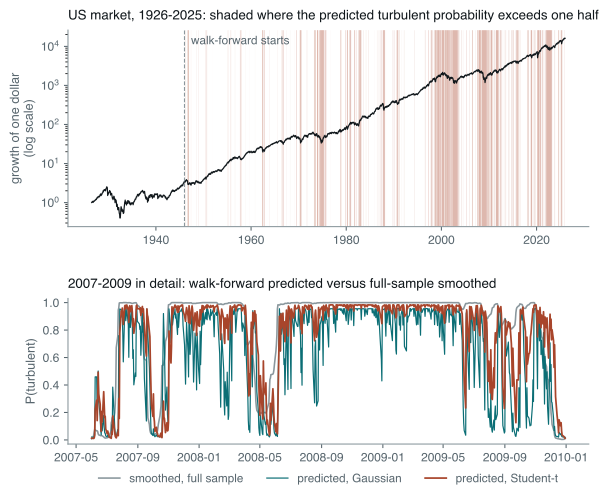

Python code for this plot:
# A hidden Markov model fitted to a century of US daily equity returns, the way
# it would have been fitted in real time: expanding-window refits once a year,
# states identified by volatility inside each fit, and only the predicted state
# probability xi(t|t-1) used for anything. Prints every number quoted in the
# worked example of market_regimes.md and draws the figure.
#
# Data are the daily value-weighted US market return from the Kenneth French
# data library, downloaded (and cached in the system temp directory) rather than
# committed, and pinned to end in December 2025 so the printed tables are stable.
#
# The forward and backward recursions are computed as prefix products of K x K
# matrices with a log-depth scan, which keeps a numpy-only EM fast enough to
# refit two models eighty times over 26,000 days (a few minutes in total).
#
# Run standalone:  uv run --no-project --with matplotlib python <path>

import io
import math
import os
import tempfile
import urllib.request
import zipfile

os.environ.setdefault("SOURCE_DATE_EPOCH", "1735689600")

import matplotlib

matplotlib.use("Agg")
matplotlib.rcParams["svg.fonttype"] = "path"
matplotlib.rcParams["svg.hashsalt"] = "regime-hmm-worked"
matplotlib.rcParams["font.family"] = ["Helvetica", "Arial", "DejaVu Sans"]

from pathlib import Path

import matplotlib.dates as mdates
import matplotlib.pyplot as plt
import numpy as np

INK = "#10171B"
MUTED = "#58666E"
TEAL = "#0B6E75"
RUST = "#A8452B"
GREY = "#8A979D"
FAINT = "#DCE4E6"

A = 252
BASE = "https://mba.tuck.dartmouth.edu/pages/faculty/ken.french/ftp/"
FILE = "F-F_Research_Data_Factors_daily_CSV.zip"
END = 20251231
CACHE = Path(tempfile.gettempdir()) / "quant_research_french"
FIRST_OOS_YEAR = 1946
SEED = 20261010
NU_GRID = np.exp(np.linspace(np.log(2.2), np.log(60.0), 48))
SIGMA_FLOOR = 1e-4
EWMA_LAMBDA = 0.94
TARGET_VOL = 0.15 / math.sqrt(A)
MAX_LEVERAGE = 2.0


def load() -> tuple[np.ndarray, np.ndarray, np.ndarray]:
    """Dates, total market return, and market excess return, daily, in decimals."""
    CACHE.mkdir(exist_ok=True)
    path = CACHE / FILE
    if not path.exists():
        with urllib.request.urlopen(BASE + FILE, timeout=60) as r:
            path.write_bytes(r.read())
    with zipfile.ZipFile(path) as z:
        text = z.read(z.namelist()[0]).decode("latin-1")
    dates, mkt, rf, started = [], [], [], False
    for line in io.StringIO(text).read().splitlines():
        cells = [c.strip() for c in line.split(",")]
        if not started:
            started = len(cells) > 1 and cells[0] == "" and cells[1] == "Mkt-RF"
            continue
        if not cells[0].isdigit() or len(cells[0]) != 8 or int(cells[0]) > END:
            break
        dates.append(int(cells[0]))
        mkt.append(float(cells[1]) / 100)
        rf.append(float(cells[4]) / 100)
    excess = np.array(mkt)
    total = excess + np.array(rf)
    return np.array(dates), total, excess


# ---------------------------------------------------------------------------
# Emissions


LGAMMA = np.frompyfunc(math.lgamma, 1, 1)


def t_const(nu: np.ndarray) -> np.ndarray:
    nu = np.asarray(nu, dtype=float)
    lg = np.asarray(LGAMMA((nu + 1) / 2), dtype=float) - np.asarray(LGAMMA(nu / 2), dtype=float)
    return lg - 0.5 * np.log(nu * np.pi)


def log_emission(r: np.ndarray, mu: np.ndarray, sig: np.ndarray, nu: np.ndarray | None) -> np.ndarray:
    z = (r[:, None] - mu[None, :]) / sig[None, :]
    if nu is None:
        return -0.5 * z * z - np.log(sig)[None, :] - 0.5 * math.log(2 * math.pi)
    return t_const(nu)[None, :] - np.log(sig)[None, :] - 0.5 * (nu[None, :] + 1) * np.log1p(z * z / nu[None, :])


# ---------------------------------------------------------------------------
# Forward-backward by prefix products


def scan(M: np.ndarray) -> np.ndarray:
    """R[t] = M[t] @ M[t-1] @ ... @ M[0], each rescaled to a maximum entry of one."""
    R = M / M.max(axis=(1, 2), keepdims=True)
    d = 1
    while d < len(R):
        new = R.copy()
        new[d:] = R[d:] @ R[:-d]
        new[d:] /= new[d:].max(axis=(1, 2), keepdims=True)
        R = new
        d *= 2
    return R


def forward(logB: np.ndarray, P: np.ndarray, delta: np.ndarray) -> tuple[np.ndarray, np.ndarray, float]:
    """Filtered xi(t|t), predicted xi(t|t-1), and the log-likelihood."""
    m = logB.max(axis=1, keepdims=True)
    B = np.exp(logB - m)
    M = B[:, :, None] * P.T[None, :, :]
    M[0] = np.diag(B[0])
    alpha = scan(M) @ delta
    alpha /= alpha.sum(axis=1, keepdims=True)
    pred = np.vstack([delta, alpha[:-1] @ P])
    c = (pred * B).sum(axis=1)
    return alpha, pred, float(np.sum(np.log(c) + m[:, 0]))


def backward(logB: np.ndarray, P: np.ndarray) -> np.ndarray:
    B = np.exp(logB - logB.max(axis=1, keepdims=True))
    N = P[None, :, :] * B[1:, None, :]
    beta = (scan(N[::-1]) @ np.ones(len(P)))[::-1]
    beta = np.vstack([beta, np.ones(len(P))])
    return beta / beta.sum(axis=1, keepdims=True)


# ---------------------------------------------------------------------------
# EM


def init_params(r: np.ndarray, K: int, student: bool, rng: np.random.Generator) -> dict:
    q = np.quantile(np.abs(r - r.mean()), np.linspace(0.25, 0.85, K)) * 1.25
    return {
        "mu": rng.normal(r.mean(), r.std() * 0.05, K),
        "sig": np.sort(np.maximum(q * (1 + 0.15 * rng.standard_normal(K)), SIGMA_FLOOR)),
        "nu": np.full(K, 6.0) if student else None,
        "P": np.full((K, K), 0.04 / (K - 1)) + np.eye(K) * (0.96 - 0.04 / (K - 1)),
        "delta": np.full(K, 1.0 / K),
    }


def em(r: np.ndarray, p: dict, max_iter: int = 400, tol: float = 1e-8) -> tuple[dict, float]:
    p = {k: (None if v is None else np.array(v, dtype=float)) for k, v in p.items()}
    student = p["nu"] is not None
    prev = -np.inf
    for _ in range(max_iter):
        logB = log_emission(r, p["mu"], p["sig"], p["nu"])
        alpha, pred, ll = forward(logB, p["P"], p["delta"])
        beta = backward(logB, p["P"])
        gamma = alpha * beta
        gamma /= gamma.sum(axis=1, keepdims=True)
        B = np.exp(logB - logB.max(axis=1, keepdims=True))
        xi = alpha[:-1, :, None] * p["P"][None, :, :] * (B[1:] * beta[1:])[:, None, :]
        xi /= xi.sum(axis=(1, 2), keepdims=True)
        counts = xi.sum(axis=0)
        p["P"] = counts / counts.sum(axis=1, keepdims=True)
        p["delta"] = gamma[0]
        w = gamma.sum(axis=0)
        if student:
            z2 = ((r[:, None] - p["mu"]) / p["sig"]) ** 2
            u = (p["nu"] + 1) / (p["nu"] + z2)
            p["mu"] = (gamma * u * r[:, None]).sum(axis=0) / (gamma * u).sum(axis=0)
            var = (gamma * u * (r[:, None] - p["mu"]) ** 2).sum(axis=0) / w
            p["sig"] = np.maximum(np.sqrt(var), SIGMA_FLOOR)
            z2 = ((r[:, None] - p["mu"]) / p["sig"]) ** 2
            for k in range(len(w)):
                obj = [np.sum(gamma[:, k] * (t_const(nu) - 0.5 * (nu + 1) * np.log1p(z2[:, k] / nu))) for nu in NU_GRID]
                p["nu"][k] = NU_GRID[int(np.argmax(obj))]
        else:
            p["mu"] = (gamma * r[:, None]).sum(axis=0) / w
            var = (gamma * (r[:, None] - p["mu"]) ** 2).sum(axis=0) / w
            p["sig"] = np.maximum(np.sqrt(var), SIGMA_FLOOR)
        if ll - prev < tol * abs(prev):
            break
        prev = ll
    o = np.argsort(p["sig"])  # identify states by volatility, inside every fit
    p = {
        "mu": p["mu"][o],
        "sig": p["sig"][o],
        "nu": None if p["nu"] is None else p["nu"][o],
        "P": p["P"][np.ix_(o, o)],
        "delta": p["delta"][o],
    }
    logB = log_emission(r, p["mu"], p["sig"], p["nu"])
    return p, forward(logB, p["P"], p["delta"])[2]


def fit(r: np.ndarray, K: int, student: bool, rng: np.random.Generator, starts: int = 8, warm: dict | None = None):
    candidates = [init_params(r, K, student, rng) for _ in range(starts)]
    if warm is not None:
        candidates.insert(0, warm)
    best = None
    for c in candidates:
        p, ll = em(r, c)
        if best is None or ll > best[1]:
            best = (p, ll)
    return best


# ---------------------------------------------------------------------------
# Summaries


def n_params(K: int, student: bool) -> int:
    return K * (3 if student else 2) + K * (K - 1)


def stationary(P: np.ndarray) -> np.ndarray:
    w, v = np.linalg.eig(P.T)
    pi = np.real(v[:, np.argmin(np.abs(w - 1))])
    return pi / pi.sum()


def describe(label: str, p: dict, ll: float, T: int, student: bool) -> None:
    K = len(p["sig"])
    ev = np.sort(np.abs(np.linalg.eigvals(p["P"])))[::-1]
    lam2 = ev[1]
    bic = -2 * ll + n_params(K, student) * math.log(T)
    pi = stationary(p["P"])
    print(
        f"\n  {label}: loglik {ll:,.1f}   BIC {bic:,.1f}   |lambda2| {lam2:.4f}   half-life {math.log(2) / -math.log(lam2):.1f} days"
    )
    for k in range(K):
        sd = p["sig"][k] * (math.sqrt(p["nu"][k] / (p["nu"][k] - 2)) if student and p["nu"][k] > 2 else 1.0)
        extra = f"   nu {p['nu'][k]:5.1f}" if student else ""
        print(
            f"    state {k}: ann. vol {100 * sd * math.sqrt(A):5.1f}%   ann. mean {100 * p['mu'][k] * A:+6.1f}%"
            f"   p_kk {p['P'][k, k]:.4f}   expected spell {1 / (1 - p['P'][k, k]):6.1f} days"
            f"   occupancy {100 * pi[k]:4.1f}%{extra}"
        )


def predictive_moments(pred: np.ndarray, p: dict) -> tuple[np.ndarray, np.ndarray]:
    var_k = p["sig"] ** 2 * (p["nu"] / (p["nu"] - 2) if p["nu"] is not None else 1.0)
    mean = pred @ p["mu"]
    var = pred @ var_k + pred @ (p["mu"] ** 2) - mean**2
    return mean, var


def newey_west_se(x: np.ndarray, lags: int = 20) -> float:
    x = x - x.mean()
    n = len(x)
    s = x @ x / n
    for j in range(1, lags + 1):
        s += 2 * (1 - j / (lags + 1)) * (x[j:] @ x[:-j]) / n
    return math.sqrt(s / n)


def strategy(w: np.ndarray, excess: np.ndarray) -> dict:
    pnl = w * excess
    ann = pnl.mean() * A
    vol = pnl.std() * math.sqrt(A)
    wealth = np.cumsum(np.log1p(pnl))
    dd = np.max(np.maximum.accumulate(wealth) - wealth)
    return {
        "ret": ann,
        "vol": vol,
        "sharpe": ann / vol,
        "maxdd": 1 - math.exp(-dd),
        "turnover": np.abs(np.diff(w)).mean() * A,
        "lev": w.mean(),
    }


def switches_per_year(prob: np.ndarray) -> float:
    s = prob > 0.5
    return np.count_nonzero(s[1:] != s[:-1]) / (len(s) / A)


# ---------------------------------------------------------------------------


def walk_forward(r: np.ndarray, years: np.ndarray, student: bool, rng: np.random.Generator):
    """Predicted xi(t|t-1) for every out-of-sample day, from annual expanding-window refits."""
    pred_oos = np.full((len(r), 2), np.nan)
    params = {}
    warm = None
    for y in range(FIRST_OOS_YEAR, int(years.max()) + 1):
        train = years < y
        p, _ = fit(r[train], 2, student, rng, starts=8 if warm is None else 0, warm=warm)
        warm = p
        params[y] = p
        upto = years <= y
        logB = log_emission(r[upto], p["mu"], p["sig"], p["nu"])
        _, pred, _ = forward(logB, p["P"], stationary(p["P"]))
        this = years[upto] == y
        pred_oos[np.flatnonzero(upto)[this]] = pred[this]
    return pred_oos, params


def main() -> None:
    rng = np.random.default_rng(SEED)
    dates, total, excess = load()
    r = np.log1p(total)
    years = dates // 10000
    T = len(r)
    print(f"  {T:,} days, {dates[0]} to {dates[-1]}; sample daily vol {100 * r.std() * math.sqrt(A):.1f}% annualised")

    # Full-sample fits: descriptive only (rung 2 of the filtration ladder).
    full = {}
    for label, K, student in [
        ("Gaussian, K=2", 2, False),
        ("Student-t, K=2", 2, True),
        ("Gaussian, K=3", 3, False),
        ("Student-t, K=3", 3, True),
    ]:
        p, ll = fit(r, K, student, rng)
        full[label] = p
        describe(label, p, ll, T, student)
        logB = log_emission(r, p["mu"], p["sig"], p["nu"])
        alpha, pred, _ = forward(logB, p["P"], p["delta"])
        beta = backward(logB, p["P"])
        sm = alpha * beta
        sm /= sm.sum(axis=1, keepdims=True)
        print(
            f"    smoothed regime switches per year (top-state probability crossing one half): {switches_per_year(sm[:, -1]):.2f}"
        )

    smooth_t = None
    p = full["Student-t, K=2"]
    logB = log_emission(r, p["mu"], p["sig"], p["nu"])
    alpha, _, _ = forward(logB, p["P"], p["delta"])
    smooth_t = alpha * backward(logB, p["P"])
    smooth_t /= smooth_t.sum(axis=1, keepdims=True)

    # Walk-forward: rung 5.
    pred_g, params_g = walk_forward(r, years, False, rng)
    pred_t, params_t = walk_forward(r, years, True, rng)
    oos = years >= FIRST_OOS_YEAR
    n_years = oos.sum() / A
    print(
        f"\n  Walk-forward, {FIRST_OOS_YEAR}-{years.max()}: {oos.sum():,} days ({n_years:.1f} years), annual expanding-window refits"
    )
    last = params_t[int(years.max())]
    print(
        f"    last Student-t refit: calm vol {100 * last['sig'][0] * math.sqrt(A * last['nu'][0] / (last['nu'][0] - 2)):.1f}%,"
        f" turbulent vol {100 * last['sig'][1] * math.sqrt(A * last['nu'][1] / (last['nu'][1] - 2)):.1f}%,"
        f" p11 {last['P'][0, 0]:.4f}, p22 {last['P'][1, 1]:.4f}"
    )
    for label, pr in [("Gaussian", pred_g), ("Student-t", pred_t)]:
        q = pr[oos, 1]
        print(
            f"    {label:<10} predicted P(turbulent) > 0.5 on {100 * np.mean(q > 0.5):4.1f}% of days;"
            f" switches per year {switches_per_year(q):.2f}"
        )

    # One-step predictive log scores, out of sample.
    sig2 = np.empty(T)
    sig2[0] = r[:A].var()
    for t in range(1, T):
        sig2[t] = EWMA_LAMBDA * sig2[t - 1] + (1 - EWMA_LAMBDA) * r[t - 1] ** 2
    burn = years < FIRST_OOS_YEAR
    zb = r[burn] / np.sqrt(sig2[burn])
    grid = NU_GRID[NU_GRID > 2.05]
    nu_ewma = grid[
        int(
            np.argmax(
                [
                    np.sum(0.5 * np.log(nu / (nu - 2)) - 0.5 * (nu + 1) * np.log1p(zb * zb / (nu - 2)))
                    + len(zb) * t_const(nu)
                    for nu in grid
                ]
            )
        )
    ]
    sc_ewma_n = -0.5 * r * r / sig2 - 0.5 * np.log(2 * math.pi * sig2)
    s_t = np.sqrt(sig2 * (nu_ewma - 2) / nu_ewma)
    sc_ewma_t = t_const(nu_ewma) - np.log(s_t) - 0.5 * (nu_ewma + 1) * np.log1p((r / s_t) ** 2 / nu_ewma)

    def hmm_score(pred, params_by_year):
        out = np.full(T, np.nan)
        for y, p in params_by_year.items():
            m = years == y
            le = log_emission(r[m], p["mu"], p["sig"], p["nu"])
            mx = le.max(axis=1)
            out[m] = mx + np.log((pred[m] * np.exp(le - mx[:, None])).sum(axis=1))
        return out

    sc_hmm_g = hmm_score(pred_g, params_g)
    sc_hmm_t = hmm_score(pred_t, params_t)
    print(
        f"\n  Out-of-sample average log score per day (higher is better), EWMA lambda {EWMA_LAMBDA}, EWMA-t nu {nu_ewma:.1f}"
    )
    base = sc_ewma_n[oos]
    for label, sc in [
        ("EWMA normal", sc_ewma_n),
        ("EWMA Student-t", sc_ewma_t),
        ("HMM Gaussian", sc_hmm_g),
        ("HMM Student-t", sc_hmm_t),
    ]:
        d = sc[oos] - base
        print(f"    {label:<15} {sc[oos].mean():.4f}   vs EWMA normal {d.mean():+.4f} (se {newey_west_se(d):.4f})")
    d = sc_hmm_t[oos] - sc_ewma_t[oos]
    print(f"    HMM Student-t minus EWMA Student-t: {d.mean():+.4f} (se {newey_west_se(d):.4f})")

    # What the predicted state separates: realised excess-return moments by predicted state.
    calm = pred_t[oos, 1] < 0.5
    ex_oos = excess[oos]
    print("\n  Realised excess returns by walk-forward predicted state (Student-t)")
    for label, m in [("predicted calm", calm), ("predicted turbulent", ~calm)]:
        x = ex_oos[m]
        print(
            f"    {label:<20} {100 * m.mean():4.1f}% of days   ann. mean {100 * x.mean() * A:+5.1f}%"
            f" (se {100 * A * newey_west_se(x):.1f})   ann. vol {100 * x.std() * math.sqrt(A):5.1f}%"
        )
    dm = np.where(calm, 1 / calm.mean(), -1 / (~calm).mean()) * ex_oos
    print(
        f"    mean difference calm minus turbulent: {100 * A * dm.mean():+.1f}% a year (se {100 * A * newey_west_se(dm):.1f})"
    )

    # Strategies on excess returns, positions set from information through t-1.
    ex = excess[oos]
    var_hmm = np.empty(oos.sum())
    idx = np.flatnonzero(oos)
    for y, p in params_t.items():
        m = years[idx] == y
        _, v = predictive_moments(pred_t[idx[m]], p)
        var_hmm[m] = v
    w_bh = np.ones_like(ex)
    w_ewma = np.minimum(TARGET_VOL / np.sqrt(sig2[oos]), MAX_LEVERAGE)
    w_hmm = np.minimum(TARGET_VOL / np.sqrt(var_hmm), MAX_LEVERAGE)
    w_gate = (pred_t[oos, 1] < 0.5).astype(float)
    print(
        f"\n  Strategies, {FIRST_OOS_YEAR}-{years.max()}, excess returns, target vol {100 * TARGET_VOL * math.sqrt(A):.0f}%, leverage cap {MAX_LEVERAGE}"
    )
    print("    strategy           ann.ret  ann.vol  Sharpe  max DD  turnover  avg lev")
    for label, w in [
        ("buy and hold", w_bh),
        ("HMM gate (t)", w_gate),
        ("EWMA vol target", w_ewma),
        ("HMM vol target (t)", w_hmm),
    ]:
        s = strategy(w, ex)
        print(
            f"    {label:<18} {100 * s['ret']:6.1f}%  {100 * s['vol']:6.1f}%  {s['sharpe']:6.2f}"
            f"  {100 * s['maxdd']:5.1f}%  {s['turnover']:7.1f}  {s['lev']:6.2f}"
        )
    print(f"    Sharpe standard error over {n_years:.0f} years at S=0.5: {math.sqrt((1 + 0.125) / n_years):.2f}")
    corr = np.corrcoef(np.sqrt(var_hmm), np.sqrt(sig2[oos]))[0, 1]
    print(f"    correlation of HMM and EWMA predicted volatility: {corr:.3f}")

    # Detection lag in 2008 and 2020.
    for start, label in [(20080901, "September 2008"), (20200220, "February 2020")]:
        i0 = np.searchsorted(dates, start)
        hit = np.flatnonzero(pred_t[i0:, 1] > 0.5)
        print(
            f"    {label}: predicted P(turbulent) first exceeds one half {hit[0] if len(hit) else -1} trading days after {start}"
        )

    figure(dates, total, pred_t, pred_g, smooth_t, oos)


def figure(dates, total, pred_t, pred_g, smooth_t, oos) -> None:
    t = np.array([np.datetime64(f"{d // 10000:04d}-{d // 100 % 100:02d}-{d % 100:02d}") for d in dates])
    fig, axes = plt.subplots(2, 1, figsize=(7.0, 5.6), gridspec_kw={"height_ratios": [1.35, 1.0], "hspace": 0.42})

    ax = axes[0]
    wealth = np.exp(np.cumsum(np.log1p(total)))
    lo_w, hi_w = wealth.min() * 0.6, wealth.max() * 1.6
    turb = (oos & (pred_t[:, 1] > 0.5)).astype(int)
    edges = np.flatnonzero(np.diff(np.concatenate([[0], turb, [0]])))
    for i0, i1 in zip(edges[::2], edges[1::2], strict=True):
        ax.axvspan(t[i0], t[min(i1, len(t) - 1)], color=RUST, alpha=0.38, linewidth=0)
    ax.plot(t[::5], wealth[::5], color=INK, linewidth=0.9)
    ax.set_yscale("log")
    ax.set_ylim(lo_w, hi_w)
    ax.set_ylabel("growth of one dollar\n(log scale)", fontsize=9.5, color=MUTED)
    ax.axvline(t[np.argmax(oos)], color=GREY, linewidth=0.8, linestyle="--")
    ax.text(t[np.argmax(oos)], hi_w / 1.4, "  walk-forward starts", fontsize=8.8, color=MUTED, va="top")
    ax.set_title(
        "US market, 1926-2025: shaded where the predicted turbulent probability exceeds one half",
        fontsize=10.0,
        color=INK,
        loc="left",
        pad=8,
    )

    ax = axes[1]
    lo, hi = np.searchsorted(dates, 20070601), np.searchsorted(dates, 20091231)
    ax.plot(t[lo:hi], smooth_t[lo:hi, 1], color=GREY, linewidth=1.2, label="smoothed, full sample")
    ax.plot(t[lo:hi], pred_g[lo:hi, 1], color=TEAL, linewidth=0.9, label="predicted, Gaussian")
    ax.plot(t[lo:hi], pred_t[lo:hi, 1], color=RUST, linewidth=1.3, label="predicted, Student-t")
    ax.set_ylim(-0.03, 1.03)
    ax.set_ylabel("P(turbulent)", fontsize=9.5, color=MUTED)
    ax.legend(
        fontsize=8.8,
        loc="upper center",
        bbox_to_anchor=(0.5, -0.13),
        ncol=3,
        frameon=False,
        labelcolor=MUTED,
        handlelength=1.8,
    )
    ax.set_title(
        "2007-2009 in detail: walk-forward predicted versus full-sample smoothed",
        fontsize=10.0,
        color=INK,
        loc="left",
        pad=8,
    )
    ax.xaxis.set_major_formatter(mdates.DateFormatter("%Y-%m"))

    for ax in axes:
        ax.tick_params(labelsize=9.0, colors=MUTED, length=3)
        for side in ("top", "right"):
            ax.spines[side].set_visible(False)
        for side in ("left", "bottom"):
            ax.spines[side].set_color(GREY)

    out = Path(__file__).with_suffix(".svg")
    fig.savefig(out, transparent=True, bbox_inches="tight", metadata={"Date": None})
    print(f"\n  wrote {out.name}")


if __name__ == "__main__":
    main()
